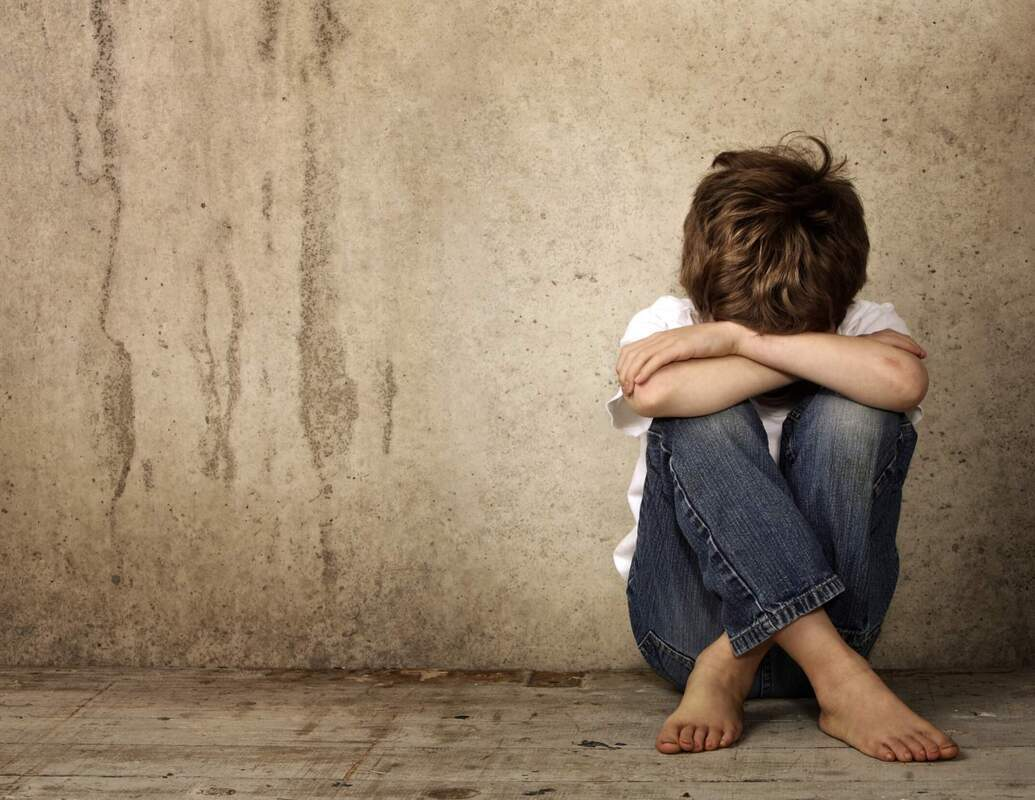
#> input picture page1/pictures/1.jpg, 1035 x 800 px, found by its file name; its folder holds only this picture in this run
$ jupyter execute --allow-errors 'Assignment4_Sec06_HemanthReddyYaramala_Team13  .ipynb'
#> lines starting #> are read from the running program, lines starting #| are printed output that depends on the picture; after the words box and inside, x2 and y2 are one past the last pixel; in counts of white or black regions, pixels touching at a corner belong together
[cell 1]
# [6 lines of commented-out code are left out]

[cell 2]
import cv2
from IPython.display import display

[cell 3]
def imgcompress_mem(path_in, k):
#> called with k = 1
    img = cv2.imread(path_in, cv2.IMREAD_UNCHANGED)
#> img is the input picture: shape (800, 1035, 3); mean B, G, R 107, 130.2, 150.1

    # set the ratio of resized image
    width = int((img.shape[1])/k)
#> width = 1035
    height = int((img.shape[0])/k)
#> height = 800

    # resize the image by resize() function of openCV library
    return cv2.resize(img, (width, height), interpolation=cv2.INTER_AREA)

[cell 4]
# Controls blur amount and line size
def cartoonizebl_mem(path_in, k, blur, line):
    imgc = imgcompress_mem(path_in, k)
    #imgc_pil = cv2.cvtColor(imgc, cv2.COLOR_BGR2RGB) # Converting BGR to RGB
    #display(Image.fromarray(imgc_pil))

    line_size = line
    blur_value = blur
    #imgc = cv2.imread(path_out, cv2.IMREAD_UNCHANGED)
    gray = cv2.cvtColor(imgc, cv2.COLOR_BGR2GRAY)
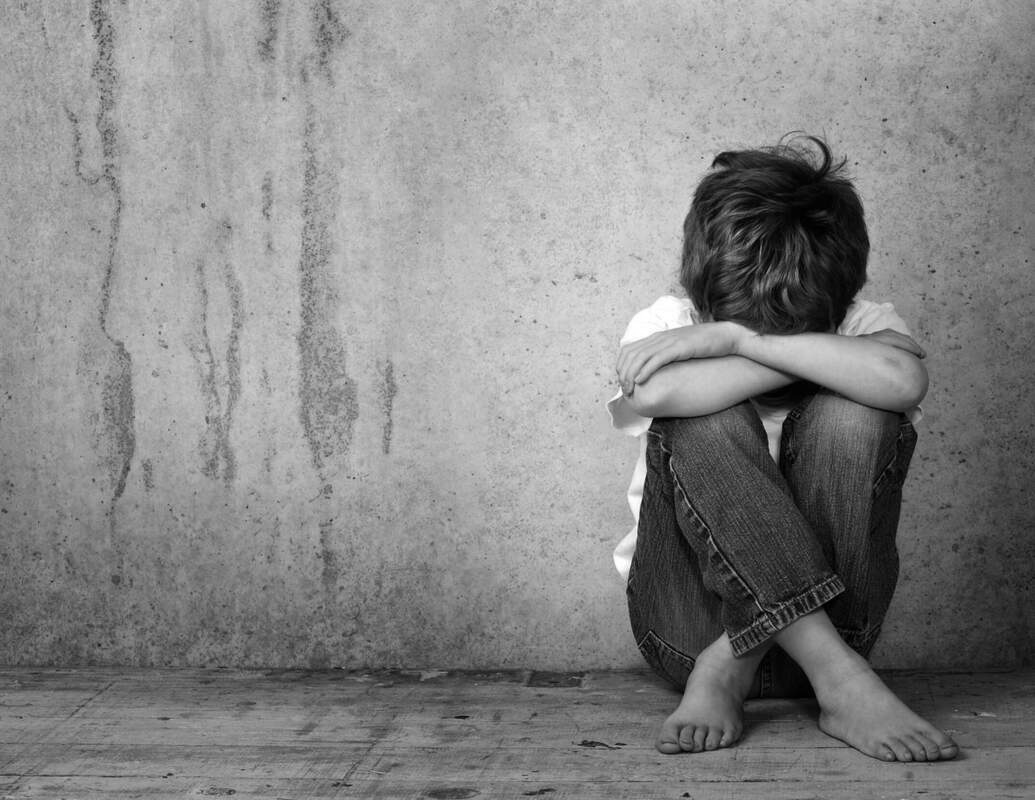
#> gray: shape (800, 1035); min 0, max 255, mean 133.4
    gray_blur = cv2.medianBlur(gray, blur_value)
    bigedges = cv2.adaptiveThreshold(gray_blur, 255, cv2.ADAPTIVE_THRESH_MEAN_C, cv2.THRESH_BINARY, line_size, blur_value)
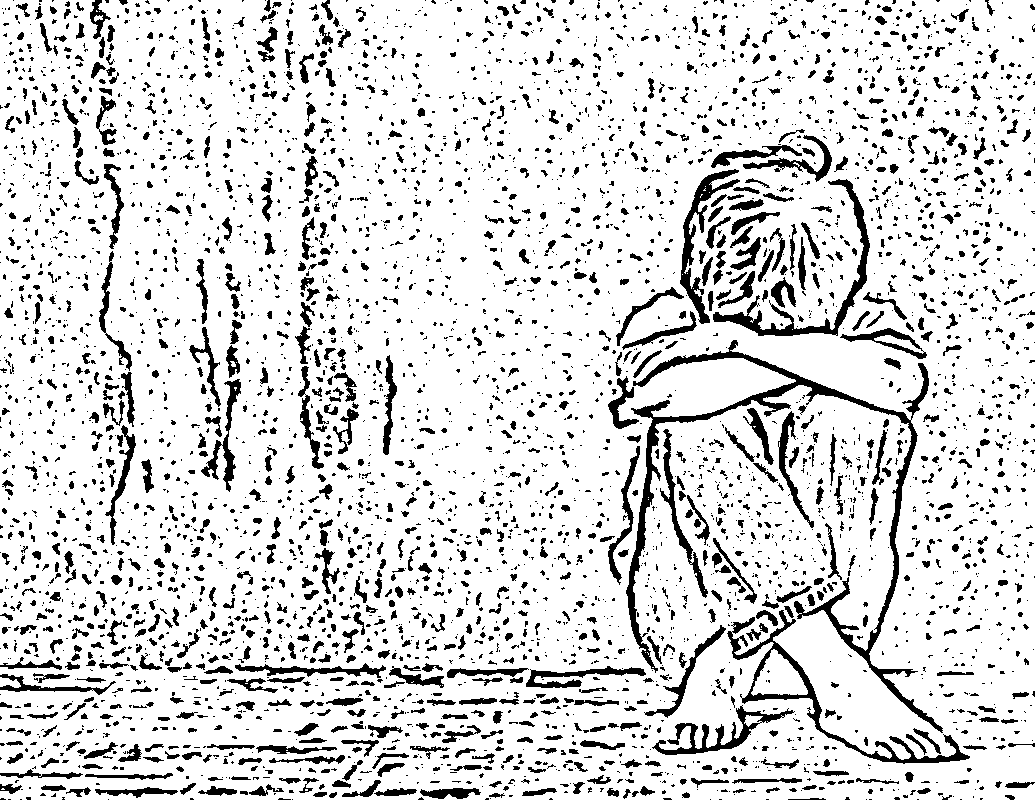
#> bigedges: shape (800, 1035); 85.6% white; 4549 black regions (3276 under 20 px), largest, box (x1, y1, x2, y2) and area: (626, 340, 943, 733) 8454, (727, 610, 970, 764) 3017, (713, 179, 870, 336) 2537
    bigedges_pil = cv2.cvtColor(bigedges, cv2.COLOR_BGR2RGB) # Converting BGR to RGB
    #display(Image.fromarray(bigedges_pil))


    return cv2.bitwise_and(imgc, imgc, mask=bigedges)
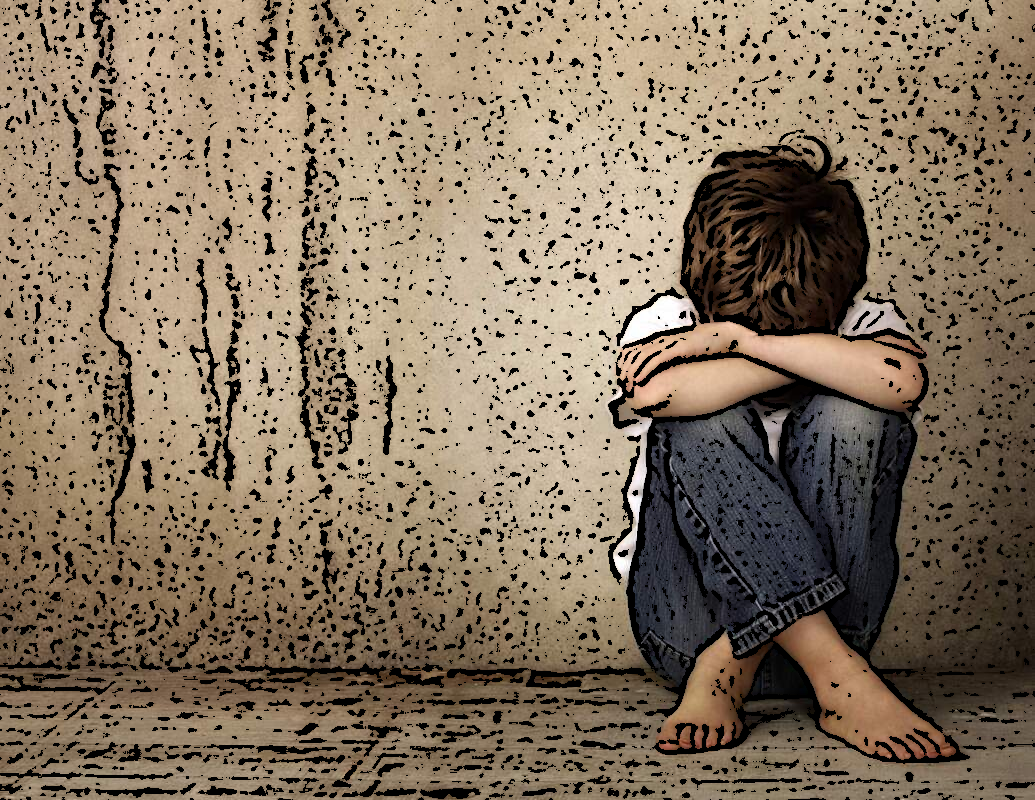
#> returned value: shape (800, 1035, 3); mean of channels 0, 1, 2 95.8, 116.1, 133.2; drawn as B, G, R

[cell 5]
from PIL import Image as pili, ImageDraw as pild, ImageFont as pilf ,ImageOps as piliops
from PIL import Image, ImageFont, ImageDraw

#> (the rest of this cell did not finish here and is left out)
